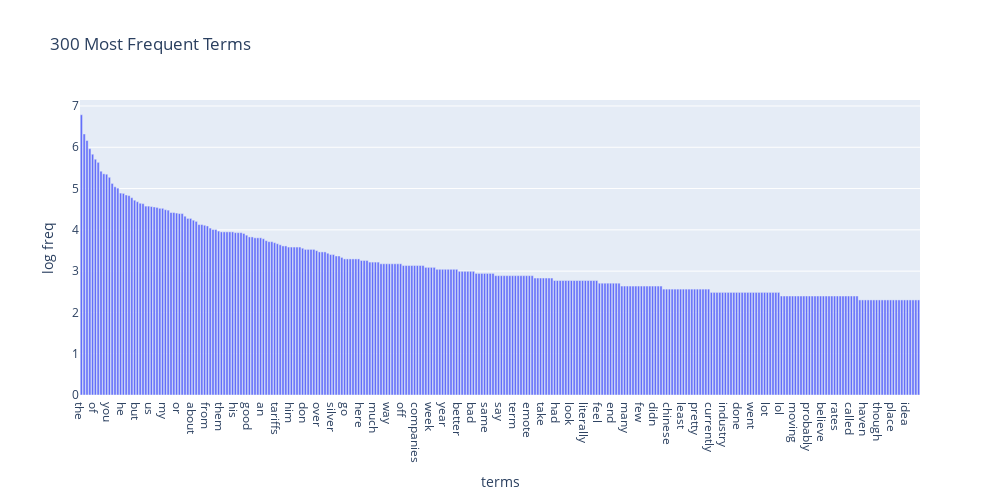

Notebook cell for this chart:
### Code cell
import plotly
import plotly.express as px

df_bar = pd.DataFrame({
    'terms': count_vect.get_feature_names_out(),
    'log freq': term_freq_log
})

df_sorted = df_bar.sort_values('log freq', ascending=False)  
fig = px.bar(df_sorted[:300], x='terms', y='log freq', title="300 Most Frequent Terms")
fig.update_layout(width=1000, height=500)  
fig.show()

### Figure 1 — Plotly figure (JSON) as saved in the notebook; plotly's stock layout.template omitted (floating-point values rounded to 4 significant figures; data arrays with more than 128 entries replaced by an {"elided": "..."} marker saying what was removed)
{"data": [{"hovertemplate": "terms=%{x}<br>log freq=%{y}<extra></extra>", "legendgroup": "", "marker": {"color": "#636efa", "pattern": {"shape": ""}}, "name": "", "orientation": "v", "showlegend": false, "textposition": "auto", "type": "bar", "x": {"elided": "300 str values"}, "xaxis": "x", "y": {"elided": "300 float values"}, "yaxis": "y"}], "layout": {"barmode": "relative", "height": 500, "legend": {"tracegroupgap": 0}, "title": {"text": "300 Most Frequent Terms"}, "width": 1000, "xaxis": {"anchor": "y", "domain": [0, 1], "title": {"text": "terms"}}, "yaxis": {"anchor": "x", "domain": [0, 1], "title": {"text": "log freq"}}}}
